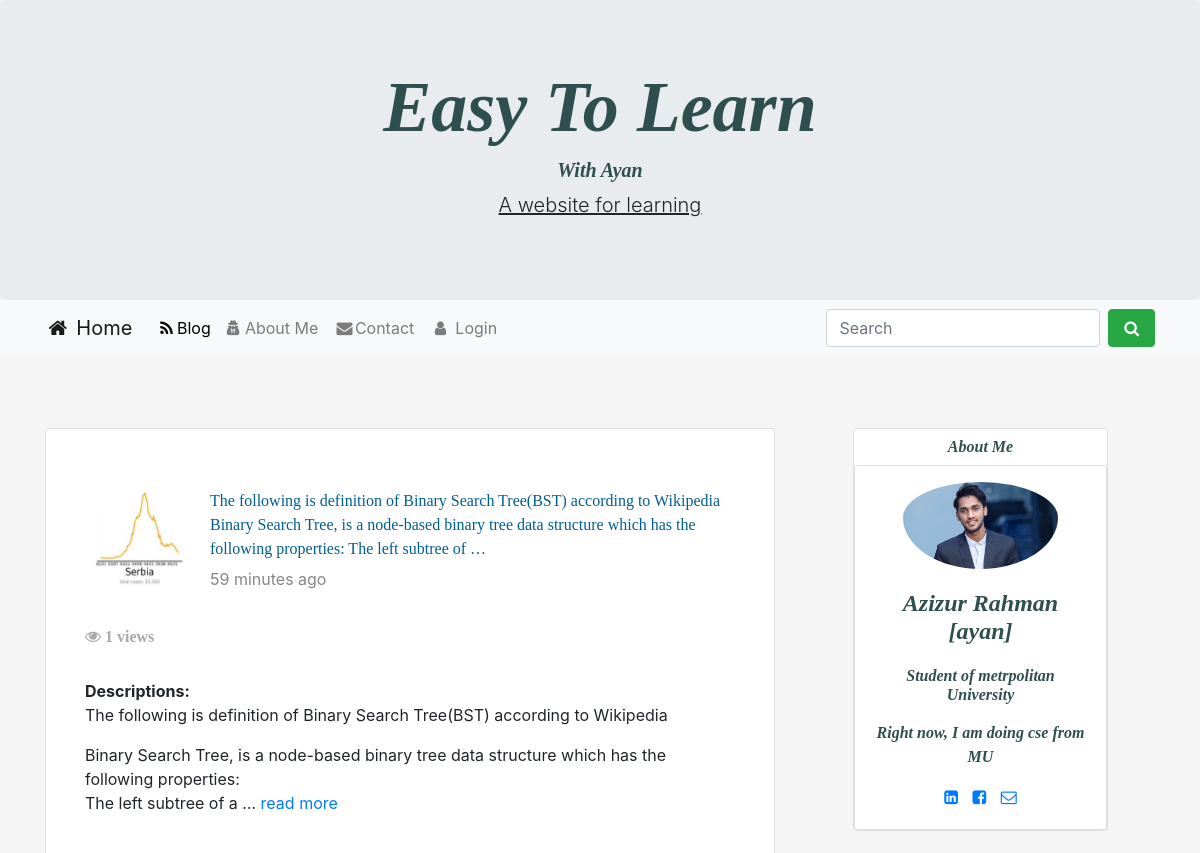
The page /blog/ (upper part) on the database as committed earlier.
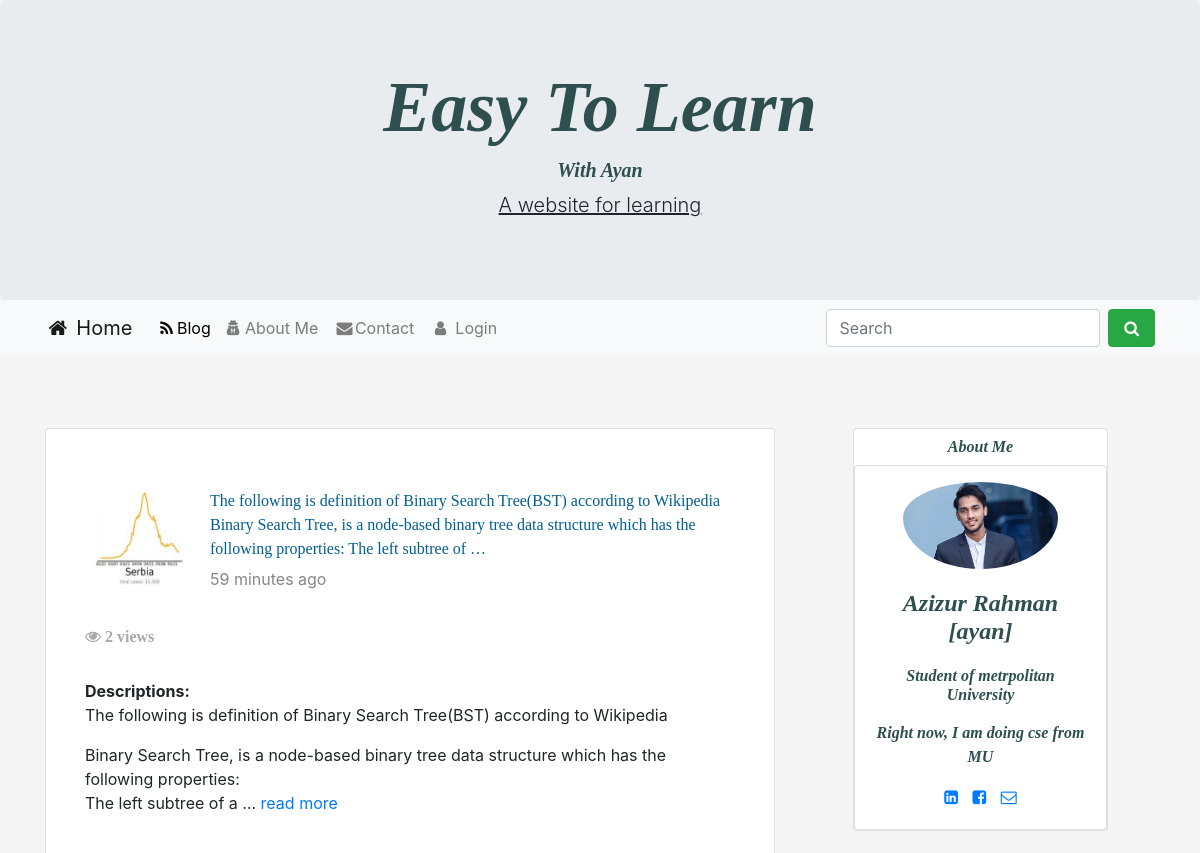
The same page on the database as committed later.
### home/models.py (models this page shows)
class Post(models.Model):
    category = models.ForeignKey(Category, on_delete=models.CASCADE)
    postAuthor = models.CharField(max_length=200)
    postId = models.AutoField(primary_key=True, auto_created=True)
    postTitle = models.CharField(max_length=200)
    postTimeDate = models.DateTimeField(auto_now_add=True, auto_now=False, blank=True)
    postInC = models.TextField()
    postInCplus = models.TextField()
    postInPython = models.TextField()
    postDescriptions = models.TextField()
    postUrl = models.TextField(blank=True)
    postImage = models.ImageField(blank=True, null=True)
    views = models.IntegerField(default=0)
    def get_photo_url(self):
        if self.postImage and hasattr(self.postImage, 'url'):
            return self.postImage.url
        else:
            return "/static/no.png"

### home/views.py (the view)
# urls.py: path('blog/', views.blog, name='blog'),
def blog(request):
    Posts = Post.objects.all().order_by('-postTimeDate')
    paginator = Paginator(Posts, 4)
    page = request.GET.get('page')
    Recent = Post.objects.all().order_by('-postTimeDate')[0:3]
    Posts = paginator.get_page(page)
    cat = Category.objects.all()[0:3]
    context = {'Posts': Posts,
               'RecentPost': Recent,
               'Categories': cat,}
    return render(request, 'blog.html', context)

### templates/blog.html (shortened to what this page needs)
{% extends 'base.html' %}
{% load static %}
{% load humanize %}
{% block  blogActive %}active{% endblock blogActive %}
 {% block body %}
    <div class="row">
   <div class="col-sm-8">
    {% for post in Posts %}
     <div class="card pt-4 pl-4 pb-4 pr-4">
                    <div class="card-body">
                        <div class="mt-3">
                            <img style="float:left;" class="d-inline-block" src="{{ post.get_photo_url }}" height=100;
                                width=100; alt="abc">
                            <a href="{% url 'readMore' post.postId %}">
                                <p  style="margin-left:120px;" class="text-style">
                                    {{ post.postDescriptions |truncatewords:30 }}
                                </p>
                            </a>
                            <p style="margin-left:120px; margin-top:-10px;" class="description">{{ post.postTimeDate | naturaltime }}</p>
                        </div>
                    </div>
           <div class="container">
           <h6 id="views"><i class="fa fa-eye" aria-hidden="true"></i> {{ post.views }} views</h6><br>
   <p class="post d-inline "><strong>Descriptions:</strong> {{ post.postDescriptions  | safe | linebreaks  | truncatewords:30  }}<a href="{% url 'readMore' post.postId%}"> read more</a></p><br>
</div>
        </div>
{% endfor %}
       </div>
        <div class="col-sm-3 ml-lg-5" >
      <div class="card text-center ">
                    <h6 id="heading" class="mt-2">About Me</h6>
<div class="card card-cascade">
  <div class="view view-cascade overlay">
    <img class="card-img-top rounded-circle pl-5 pr-5 pt-3" src="{% static 'aya.jpeg' %}" alt="Card image cap">
  </div>
  <div class="card-body card-body-cascade text-center">
    <h4 class="card-title" id="heading" ><strong>Azizur Rahman [ayan]</strong></h4>
    <h6 class="font-weight-bold indigo-text py-2" id="heading" >Student of metrpolitan University</h6>
    <p class="card-text" id="heading" >Right now, I am doing cse from MU
    </p>
    <a href="https://www.linkedin.com/in/azizur-rahman-720636165"  class="btn-floating btn-small btn-fb"><i class="fa fa-linkedin-square

"></i></a>
    <a href="https://www.facebook.com/imayanchy/" class="btn-floating btn-small btn-tw" style="padding:10px;"><i class="fa fa-facebook-square

"></i></a>
    <a href="mailto:aaziz9642@gmail.com"  class="btn-floating btn-small btn-dribbble"><i class="fa fa-envelope-o"></i></a>
  </div>
</div>
                </div>
</div>
</div>
 {% endblock body %}

Rows that differ between the two databases and show on the page:
changed Post: views "1" → "2"
